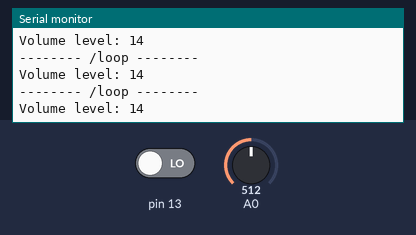
This sketch was run on a simulated Arduino Uno, built with avr-gcc and run on an emulated ATmega328P. On the bench: the last lines printed to the serial monitor. Inputs (shaded band) come from the test bench; at power-on: A0 = 512, pin 13 LOW. The audio player accepts every command and is not drawn.

Above: at 2.2 s.
2.3 s: A0 set to 716
At 2.65 s:
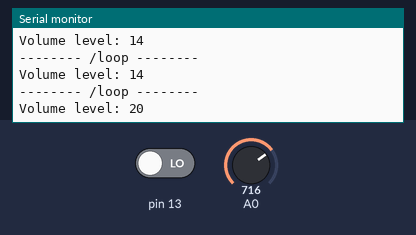
3.8 s: A0 set to 900
At 3.91 s:
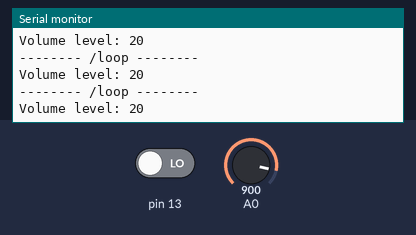
Timing chart, 0 to 6.8 s (numbered marks = the images above; inputs shaded):
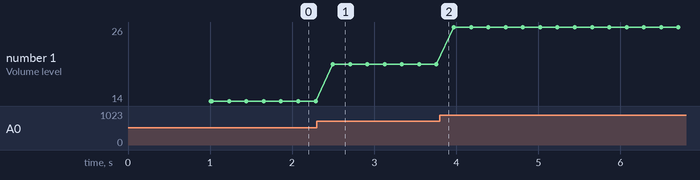

The sketch:

v2-2022-03-20.ino
```cpp
/*
 * Call for swallows and swifts
 * Arduino Code by Fabrizio Calderan, 2022.03.20
 *
 * Requirements:
 *
 * - 1x ESP8266/12E
 * - 1x DFPlayer Mini
 * - 1x 3W/4Ω Speaker
 * - 1x On-Off switch
 * - 1x 10KΩ Trimmer
 * - 1x 120x80x50 IP56 enclosure box for outdoor usage.
 */

#include "SoftwareSerial.h"
#include "DFRobotDFPlayerMini.h"

// MP3 Serial communication
SoftwareSerial mySoftwareSerial(14, 12); //12, 13?
DFRobotDFPlayerMini myDFPlayer;


// Variables
int volume;
bool IDLE = true;

// Playback state get information through the BUSY pin
bool playbackState = digitalRead(13);


void setup() {

    mySoftwareSerial.begin(9600);
    // Start serial connection
    Serial.begin(115200);
    delay(500);
    Serial.println("Init MP3 module");
    // Use softwareSerial to begin communication with the MP3 module
    if (!myDFPlayer.begin(mySoftwareSerial, false)) {
      while(true) {
         delay(0); // ESP8266 watchdog needs this
      }
    }

    /*
     * Set the volume
     */
    setVolume();
    Serial.println("-------- /setup --------");
}


void loop() {

    setVolume();
    playbackState = digitalRead(13);

    /*
        *  LOW  = The MP3 module is busy
        *  HIGH = The MP3 module is available
        */

    if (playbackState == HIGH) {
        IDLE = true;
        myDFPlayer.stop();
        myDFPlayer.play(1);
    }
    else {
        if (IDLE == false) {
            myDFPlayer.pause();
            myDFPlayer.stop();
            Serial.println("End of playback");
        }

        IDLE = true;
        delay(200);
    }

    Serial.println("-------- /loop --------");

}


void setVolume() {

    // Get the value of potentiometer in the range of [-1..30]
    volume = map(analogRead(A0), 0, 1023, -1, 30);
    volume = constrain(volume, -1, 30);
    if (volume < 0) {
       volume = 25;
    }


    // Set the player volume
    myDFPlayer.volume(volume);
    Serial.print("Volume level: ");
    Serial.println(String(volume));
}
```

Measured:
- after the input at 2.3 s, the serial monitor: prints a new line after 0.20 s (image 1)
- plotted number 1: 14 → 20 after the input at 2.3 s, 20 → 26 after the input at 3.8 s
